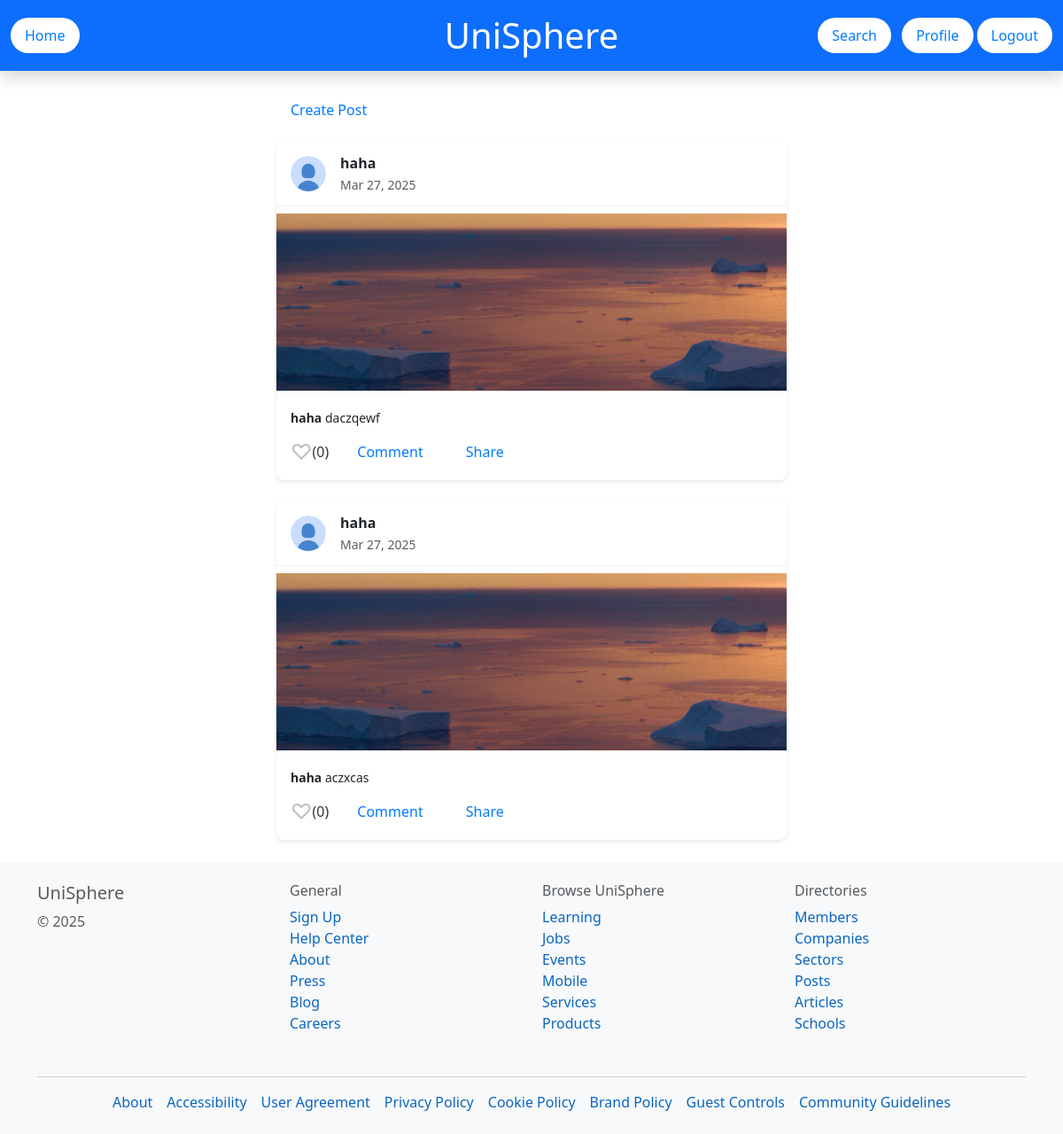
The app's page /home/ (signed in) with its own data.
### UniSphereApp/models.py (models this page shows, shortened)
class StudentPost(models.Model):
    project = models.ForeignKey(Project, on_delete=models.CASCADE, null=True, blank=True)
    user = models.ForeignKey(settings.AUTH_USER_MODEL, on_delete=models.CASCADE)
    title = models.CharField(max_length=255)
    caption = models.TextField()
    timestamp = models.DateTimeField(auto_now_add=True)

class User(AbstractUser):
    STUDENT = 'student'
    SOCIETY = 'society'
    ROLE_CHOICES = [
        (STUDENT, 'Student'),
        (SOCIETY, 'Society'),
    ]
    role = models.CharField(max_length=10, choices=ROLE_CHOICES, default=STUDENT)

class PostFile(models.Model):
    post = models.ForeignKey(StudentPost, related_name="files", on_delete=models.CASCADE)
    file = models.FileField(upload_to="uploads/")

### UniSphereApp/views.py (the view)
# urls.py: 2. Add a URL to urlpatterns:  path('', views.home, name='home')
def home(request):
    if not request.user.is_authenticated:
        return redirect('welcomepage')
    posts = StudentPost.objects.filter(
        Q(project__isnull=True) | Q(project__isnull=False, user__studentprofile__visibility='public')
    ).order_by('-timestamp')
    return render(request, 'UniSphereApp/home.html', {'posts': posts})

### templates/UniSphereApp/home.html (shortened to what this page needs)
{% extends 'base.html' %}
{% load static %}
{% block content %}
<div class="container my-4 feed-container">
    {% if request.user.is_authenticated %}
    <div class="mb-3">
        <a href="{% url 'create_profile_post' %}" class="btn btn-success">Create Post</a>
    </div>
    {% endif %}
    {% for post in posts %}
    <div class="post-card mb-4 ">
        <div class="post-header d-flex align-items-center mb-2">
            <div class="profile-pic-wrapper">
                <img src="{% if post.user.studentprofile.profile_picture %}{{ post.user.studentprofile.profile_picture.url }}{% else %}{% static 'images/default_pfp.jpeg' %}{% endif %}"
                     alt="Profile Picture"
                     class="profile-pic"
                     style="width:40px; height:40px; object-fit:cover; border-radius:50%;">
            </div>
            <div class="ms-2">
                <a href="{% url 'profile' post.user.username %}" class="fw-bold text-decoration-none text-reset">
                    {{ post.user.username }}
                </a><br>
                <small class="text-muted">{{ post.timestamp|date:"M j, Y" }}</small>
            </div>
        </div>
        {% if post.files.all %}
        <div class="post-thumbnail mb-2">
            {% for file in post.files.all|slice:":1" %}
                {% if file.file.url|lower|slice:"-4:" == ".jpg" or file.file.url|lower|slice:"-4:" == ".png" %}
                    <a href="{% url 'view_post' post.id %}">
                        <img src="{{ file.file.url }}" alt="Post Image" style="width:100%; max-height:200px; object-fit:cover;">
                    </a>
                {% endif %}
            {% endfor %}
        </div>
        {% endif %}
        <div class="post-body">
            <p class="post-caption">
                <a href="{% url 'profile' post.user.username %}" class="fw-semibold text-decoration-none text-reset">
                    {{ post.user.username }}
                </a>
                {{ post.caption }}
            </p>
            <div class="d-flex align-items-center gap-3">
                <button type="button"
                        class="like-button btn border-0 bg-transparent p-0 d-flex align-items-center"
                        data-post-id="{{ post.id }}">
                    {% if request.user in post.likes.all %}
                        <span class="heart liked">❤</span>
                    {% else %}
                        <span class="heart">♡</span>
                    {% endif %}
                    <span class="like-count">({{ post.likes.count }})</span>
                </button>
                <a href="{% url 'view_post' post.id %}" class="btn btn-sm btn-outline-secondary">Comment</a>
                <button class="btn btn-sm btn-outline-secondary">Share</button>
            </div>
        </div>
    </div>
    {% empty %}
    <p>No posts yet. Follow someone or create a post to see them here!</p>
    {% endfor %}
</div>
{% endblock %}

### static/css/styles1.css (style rules this page uses)
html, body { height: 100%; margin: 0; padding: 0; }
.btn { padding: 8px 16px; background-color: white; color: #007bff; border: none; border-radius: 20px; cursor: pointer; font-size: 16px; text-decoration: none; transition: 0.3s; }
.heart { font-size: 24px; transition: transform 0.2s ease, color 0.3s ease; color: #bbb; }
.like-count { font-size: 16px; color: #333; }
.feed-container { max-width: 600px; margin: 0 auto; }
.post-card { border-radius: 8px; background-color: #fff; margin-bottom: 16px; overflow: hidden; box-shadow: 0 2px 4px rgba(0,0,0,0.1); }
.post-header { display: flex; align-items: center; padding: 12px 16px; border-bottom: 1px solid #eee; }
.profile-pic-wrapper { width: 40px; height: 40px; border-radius: 50%; overflow: hidden; margin-right: 8px; }
.profile-pic { width: 100%; height: 100%; object-fit: cover; }
.post-body { padding: 12px 16px; }
.post-caption { margin-bottom: 8px; font-size: 14px; }

### records on screen
StudentPost: user.username "haha", timestamp "Mar 27, 2025", caption "daczqewf", likes.count "0"
PostFile: file (picture)
StudentPost: user.username "haha", timestamp "Mar 27, 2025", caption "aczxcas", likes.count "0"
PostFile: file (picture)
